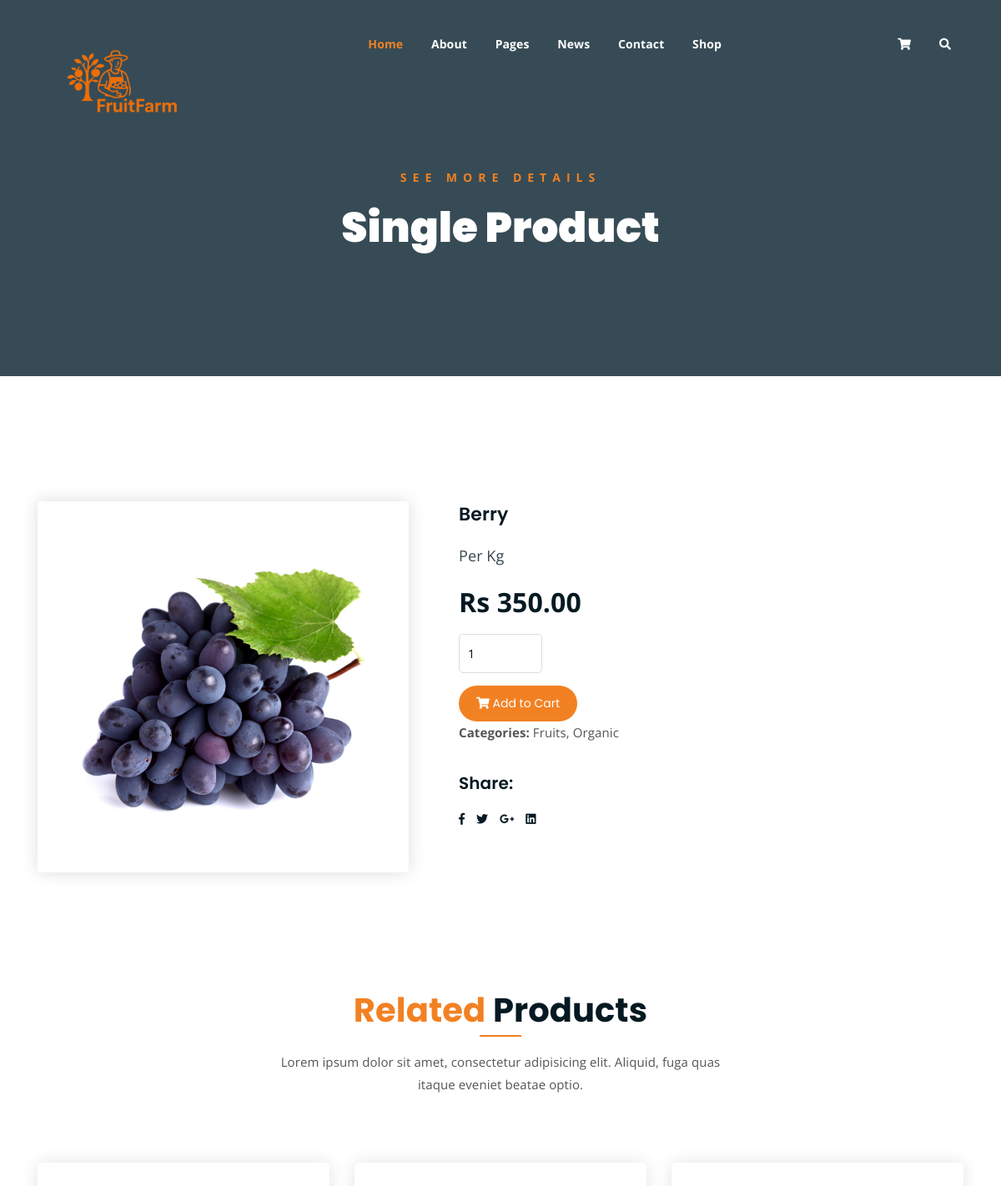
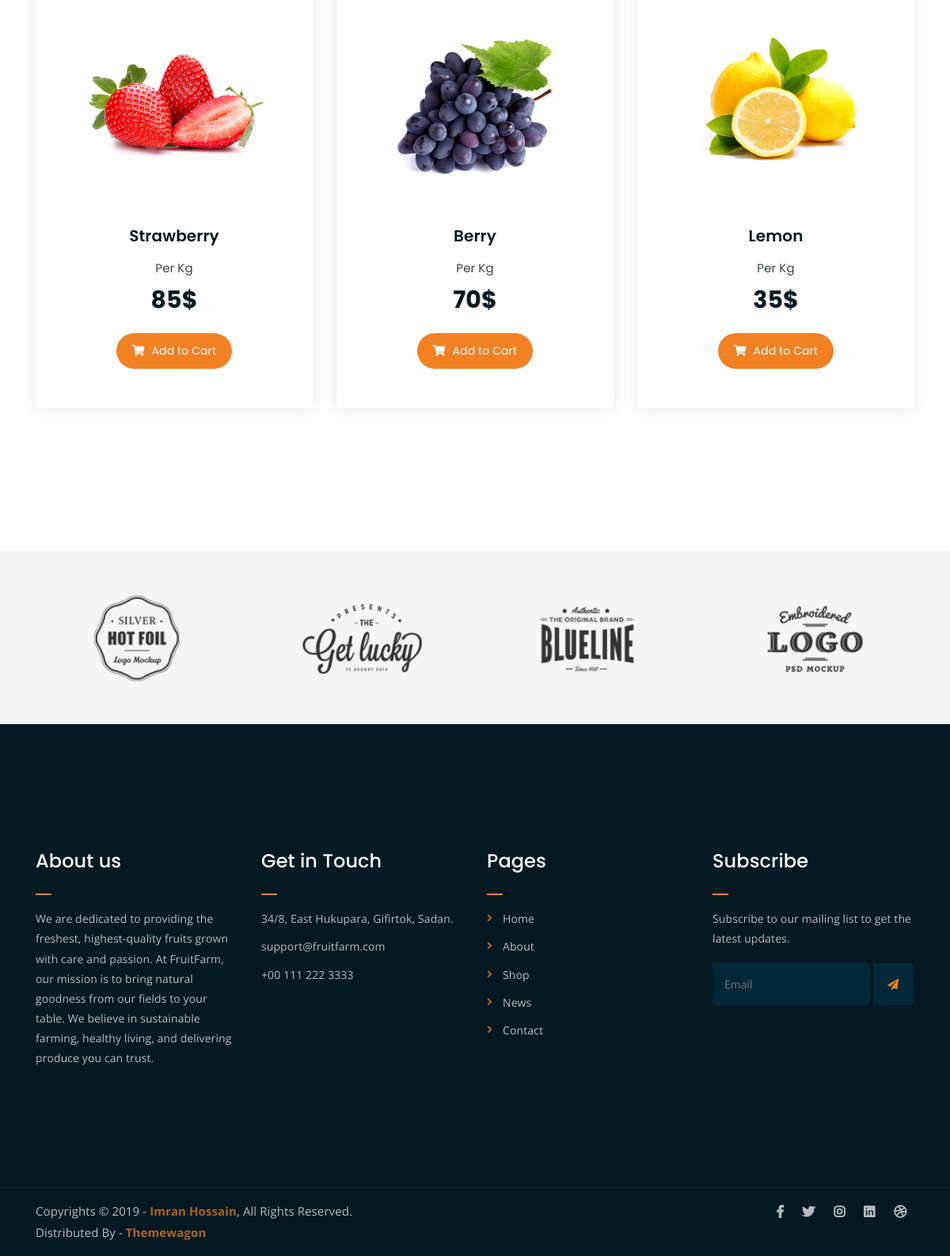
/singleproduct/2, run on the app's committed database (2 pictures, top to bottom).
### fruits/models.py (models this page shows)
class products(models.Model):
    image=models.ImageField(upload_to='images/')
    name=models.CharField(max_length=50)
    price=models.DecimalField(decimal_places=2,max_digits=5)

### fruits/views.py (the view)
# urls.py: path("singleproduct/<int:id>",singleproduct),
def singleproduct(request,id):
    d=products.objects.get(id=id)
    if request.method=='POST':
        qty=int(request.POST['qty'])
        x=CartItem(product=d,quantity=qty,user=request.user)
        x.save()
        return redirect(cart)
    return render(request,'single-product.html' ,{'d':d})

### fruits/templates/single-product.html (shortened to what this page needs)
{% load static %}
<!DOCTYPE html>
<html lang="en">
<head>
	<link rel="stylesheet" href="{% static 'assets/css/all.min.css' %}">
	<link rel="stylesheet" href="{% static 'assets/bootstrap/css/bootstrap.min.css' %}">
	<link rel="stylesheet" href="{% static 'assets/css/owl.carousel.css' %}">
	<link rel="stylesheet" href="{% static 'assets/css/magnific-popup.css' %}">
	<link rel="stylesheet" href="{% static 'assets/css/animate.css' %}">
	<link rel="stylesheet" href="{% static 'assets/css/meanmenu.min.css' %}">
	<link rel="stylesheet" href="{% static 'assets/css/main.css' %}">
	<link rel="stylesheet" href="{% static 'assets/css/responsive.css' %}">
</head>
<body>
	<div class="top-header-area" id="sticker">
		<div class="container">
			<div class="row">
				<div class="col-lg-12 col-sm-12 text-center">
					<div class="main-menu-wrap">
						<div class="site-logo">
							<a href="index">
								<img src="{% static 'assets/img/fruitfarm2.png' %}" alt="">
							</a>
						</div>
						<nav class="main-menu">
							<ul>
								<li class="current-list-item"><a href="#">Home</a>
								</li>
								<li><a href="about">About</a></li>
								<li><a href="#">Pages</a>
								</li>
								<li><a href="news">News</a>
								</li>
								<li><a href="contact">Contact</a></li>
								<li><a href="shop">Shop</a>
								</li>
								<li>
									<div class="header-icons">
										<a class="shopping-cart" href="cart"><i class="fas fa-shopping-cart"></i></a>
										<a class="mobile-hide search-bar-icon" href="#"><i class="fas fa-search"></i></a>
									</div>
								</li>
							</ul>
						</nav>
					</div>
				</div>
			</div>
		</div>
	</div>
	<div class="breadcrumb-section breadcrumb-bg">
		<div class="container">
			<div class="row">
				<div class="col-lg-8 offset-lg-2 text-center">
					<div class="breadcrumb-text">
						<p>See more Details</p>
						<h1>Single Product</h1>
					</div>
				</div>
			</div>
		</div>
	</div>
	<div class="single-product mt-150 mb-150">
		<div class="container">
			<div class="row">
				<div class="col-md-5">
					<div class="single-product-img">
						<img src="{{d.image.url}}" alt="">
					</div>
				</div>
				<div class="col-md-7">
					<div class="single-product-content">
						<h3>{{d.name}}</h3>
						<p class="single-product-pricing"><span>Per Kg</span> Rs {{d.price}}</p>
						<div class="single-product-form">
							<form action="" method="post">
								<input type="number" placeholder="" value="1" name="qty"><br>
								<button type="submit" class="btn"><i class="fas fa-shopping-cart"></i> Add to Cart</button>
							</form>
							<p><strong>Categories: </strong>Fruits, Organic</p>
						</div>
						<h4>Share:</h4>
						<ul class="product-share">
							<li><a href=""><i class="fab fa-facebook-f"></i></a></li>
							<li><a href=""><i class="fab fa-twitter"></i></a></li>
							<li><a href=""><i class="fab fa-google-plus-g"></i></a></li>
							<li><a href=""><i class="fab fa-linkedin"></i></a></li>
						</ul>
					</div>
				</div>
			</div>
		</div>
	</div>
	<div class="more-products mb-150">
		<div class="container">
			<div class="row">
				<div class="col-lg-8 offset-lg-2 text-center">
					<div class="section-title">
						<h3><span class="orange-text">Related</span> Products</h3>
						<p>Lorem ipsum dolor sit amet, consectetur adipisicing elit. Aliquid, fuga quas itaque eveniet beatae optio.</p>
					</div>
				</div>
			</div>
			<div class="row">
				<div class="col-lg-4 col-md-6 text-center">
					<div class="single-product-item">
						<div class="product-image">
							<a href="singleproduct"><img src="{% static 'assets/img/products/product-img-1.jpg' %}" alt=""></a>
						</div>
						<h3>Strawberry</h3>
						<p class="product-price"><span>Per Kg</span> 85$ </p>
						<a href="cart" class="cart-btn"><i class="fas fa-shopping-cart"></i> Add to Cart</a>
					</div>
				</div>
				<div class="col-lg-4 col-md-6 text-center">
					<div class="single-product-item">
						<div class="product-image">
							<a href="singleproduct"><img src="{% static 'assets/img/products/product-img-2.jpg' %}" alt=""></a>
						</div>
						<h3>Berry</h3>
						<p class="product-price"><span>Per Kg</span> 70$ </p>
						<a href="cart" class="cart-btn"><i class="fas fa-shopping-cart"></i> Add to Cart</a>
					</div>
				</div>
				<div class="col-lg-4 col-md-6 offset-lg-0 offset-md-3 text-center">
					<div class="single-product-item">
						<div class="product-image">
							<a href="singleproduct"><img src="{% static 'assets/img/products/product-img-3.jpg' %}" alt=""></a>
						</div>
						<h3>Lemon</h3>
						<p class="product-price"><span>Per Kg</span> 35$ </p>
						<a href="cart" class="cart-btn"><i class="fas fa-shopping-cart"></i> Add to Cart</a>
					</div>
				</div>
			</div>
		</div>
	</div>
	<div class="logo-carousel-section">
		<div class="container">
			<div class="row">
				<div class="col-lg-12">
					<div class="logo-carousel-inner">
						<div class="single-logo-item">
							<img src="{% static 'assets/img/company-logos/1.png' %}" alt="">
						</div>
						<div class="single-logo-item">
							<img src="{% static 'assets/img/company-logos/2.png' %}" alt="">
						</div>
						<div class="single-logo-item">
							<img src="{% static 'assets/img/company-logos/3.png' %}" alt="">
						</div>
						<div class="single-logo-item">
							<img src="{% static 'assets/img/company-logos/4.png' %}" alt="">
						</div>
					</div>
				</div>
			</div>
		</div>
	</div>
	<div class="footer-area">
		<div class="container">
			<div class="row">
				<div class="col-lg-3 col-md-6">
					<div class="footer-box about-widget">
						<h2 class="widget-title">About us</h2>
						<p>We are dedicated to providing the freshest, highest-quality fruits grown with care and passion. At FruitFarm, our mission is to bring natural goodness from our fields to your table.
We believe in sustainable farming, healthy living, and delivering produce you can trust.</p>
					</div>
				</div>
				<div class="col-lg-3 col-md-6">
					<div class="footer-box get-in-touch">
						<h2 class="widget-title">Get in Touch</h2>
						<ul>
							<li>34/8, East Hukupara, Gifirtok, Sadan.</li>
							<li>support@fruitfarm.com</li>
							<li>+00 111 222 3333</li>
						</ul>
					</div>
				</div>
				<div class="col-lg-3 col-md-6">
					<div class="footer-box pages">
						<h2 class="widget-title">Pages</h2>
						<ul>
							<li><a href="index">Home</a></li>
							<li><a href="about">About</a></li>
							<li><a href="services">Shop</a></li>
							<li><a href="news">News</a></li>
							<li><a href="contact">Contact</a></li>
						</ul>
					</div>
				</div>
				<div class="col-lg-3 col-md-6">
					<div class="footer-box subscribe">
						<h2 class="widget-title">Subscribe</h2>
						<p>Subscribe to our mailing list to get the latest updates.</p>
						<form action="index">
							<input type="email" placeholder="Email">
							<button type="submit"><i class="fas fa-paper-plane"></i></button>
						</form>
					</div>
				</div>
			</div>
		</div>
	</div>
	<div class="copyright">
		<div class="container">
			<div class="row">
				<div class="col-lg-6 col-md-12">
					<p>Copyrights &copy; 2019 - <a href="https://imransdesign.com/">Imran Hossain</a>,  All Rights Reserved.<br>
						Distributed By - <a href="https://themewagon.com/">Themewagon</a>
					</p>
				</div>
				<div class="col-lg-6 text-right col-md-12">
					<div class="social-icons">
						<ul>
							<li><a href="#" target="_blank"><i class="fab fa-facebook-f"></i></a></li>
							<li><a href="#" target="_blank"><i class="fab fa-twitter"></i></a></li>
							<li><a href="#" target="_blank"><i class="fab fa-instagram"></i></a></li>
							<li><a href="#" target="_blank"><i class="fab fa-linkedin"></i></a></li>
							<li><a href="#" target="_blank"><i class="fab fa-dribbble"></i></a></li>
						</ul>
					</div>
				</div>
			</div>
		</div>
	</div>
</body>
</html>

### fruits/templates/single-product.html (style rules this page uses)
.btn { font-family: 'Poppins', sans-serif; display: inline-block; background-color: #F28123; color: #fff; padding: 10px 20px; border-radius: 50px; }

### data on the page
products: image (picture), name "Berry", price "350.00"
